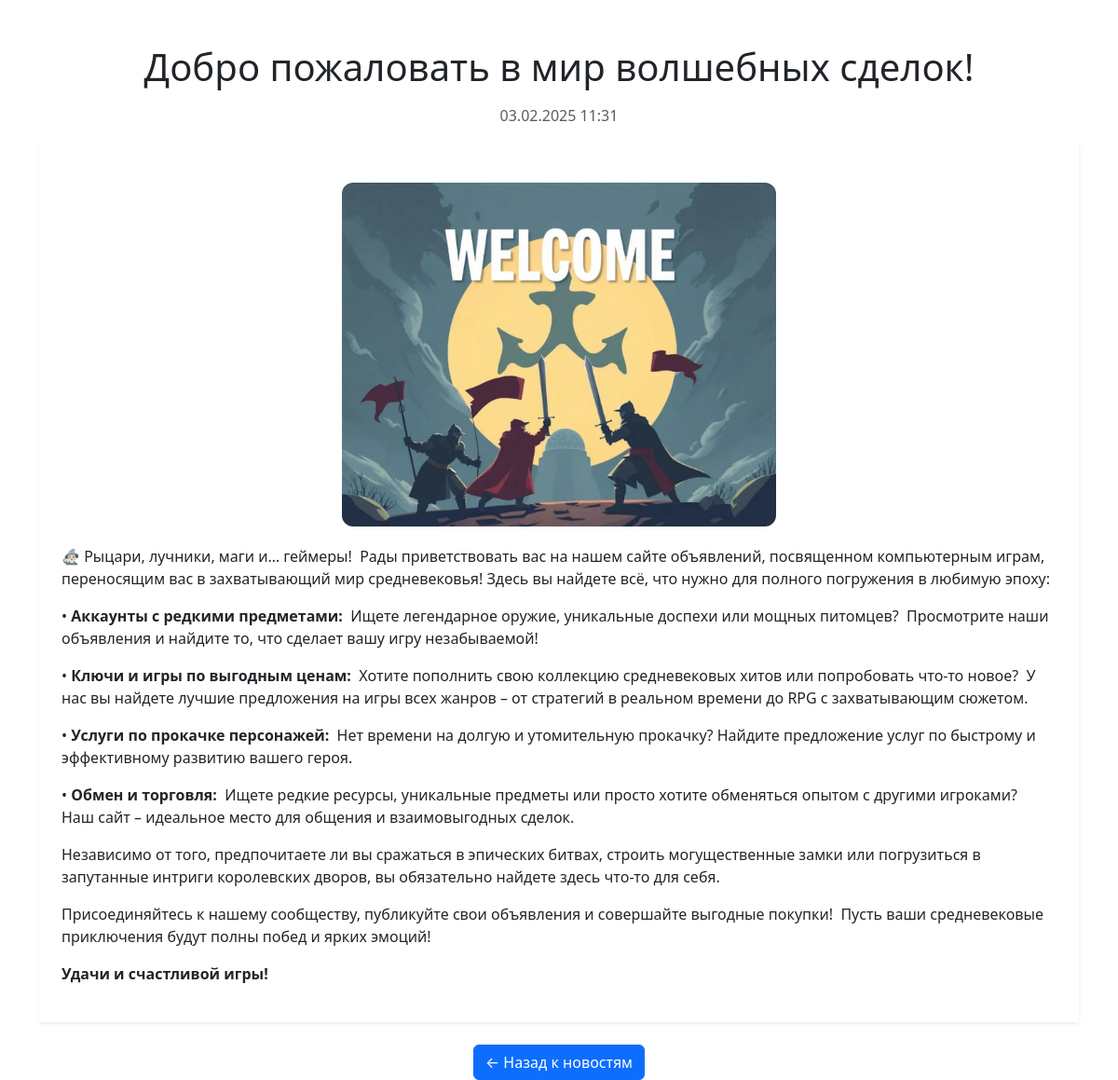
/news/3/, run on the app's committed database.
### board/models.py (models this page shows, shortened)
class News(models.Model):
    title = models.CharField(max_length=250, verbose_name='Заголовок')
    content = CKEditor5Field(verbose_name='Содержание новости', default='')
    date = models.DateTimeField(auto_now_add=True,
                                verbose_name='Дата публикации')
    class Meta:
        ordering = ['-date']
        verbose_name = 'Новость'
        verbose_name_plural = 'Новости'

### board/views.py (the view)
# urls.py: path('news/<int:news_id>/', news_detail, name='news_detail'),
def news_detail(request, news_id):
    news_item = get_object_or_404(News, id=news_id)
    return render(request, 'news_detail.html',
                  {'news_item': news_item})

### templates/news_detail.html (shortened to what this page needs)
{% extends 'flatpages/default.html' %}
{% block content %}
<div class="container mt-5">
    <h1 class="text-center mb-3">{{ news_item.title }}</h1>
    <p class="text-muted text-center">{{ news_item.date|date:"d.m.Y H:i" }}</p>
    <div class="news-content p-4 shadow-sm">
        <p class="lead">{{ news_item.content|safe }}</p>
    </div>
    <div class="text-center mt-4">
        <a href="{% url 'news_list' %}" class="btn btn-primary animated-btn">← Назад к новостям</a>
    </div>
</div>
{% endblock %}

### templates/news_detail.html (style rules this page uses)
.news-content figure { display: flex; justify-content: center; align-items: center; margin: 20px auto; }
.news-content figure img { max-width: 100%; height: auto; max-height: 400px; object-fit: contain; border-radius: 12px; }
.animated-btn { transition: transform 0.2s ease-in-out, background-color 0.3s ease-in-out; }

### data on the page
News: title "Добро пожаловать в мир волшебных сделок!", date "03.02.2025 11:31", content (picture), content "🧙🏻‍♂️ Рыцари, лучники, маги и… геймеры! Рады приветствовать вас на нашем сайте объявлений, посвященном компьютерным играм, переносящим вас в захватывающий мир средневековья! Здесь вы найдете всё, что нужно для полного погружения в любимую эпоху: • Аккаунты с редкими предметами: Ищете легендарное оружие, уникальные доспехи или мощных питомцев? Просмотрите наши объявления и найдите то, что сделает вашу игру незабываемой! • Ключи и игры по выгодным ценам: Хотите пополнить свою коллекцию средневековых хитов или попробовать что-то новое? У нас вы найдете лучшие предложения на игры всех жанров – от стратегий в реальном времени до RPG с захватывающим сюжетом. • Услуги по прокачке персонажей: Нет…"
